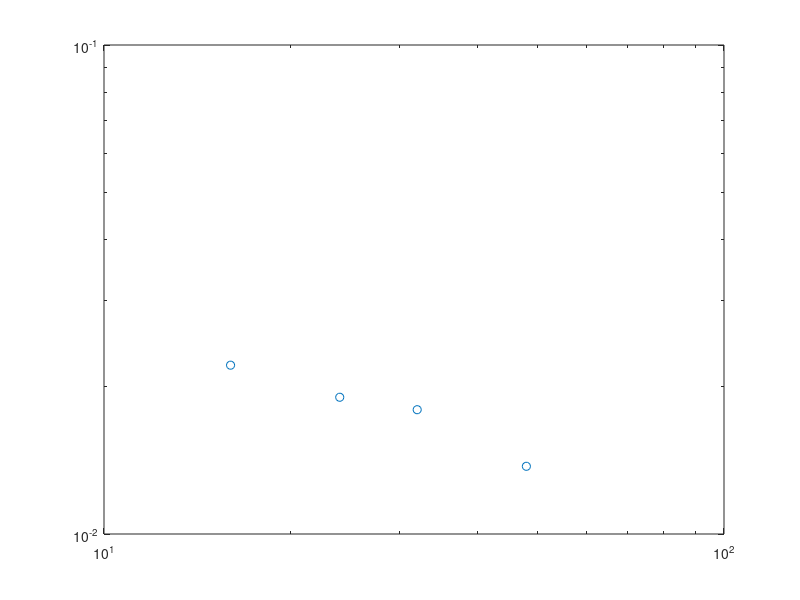

The MATLAB script that drew this image: (Note: this script raises an error after producing the figure.)
Lx = [16,24, 32,  48];
A_cdw = [0.022143, 0.019039,0.017955, 0.013755];
h1 = loglog(Lx, A_cdw,'o');hold on;



fit_x = Lx;
p = fit(log(Lx([1:2,4])'),log(A_cdw([1:2,4])'),'poly1');
fprintf('Kc=%.5f\n',-p.p1*2);
x = fit_x(1):0.5:fit_x(end);
fl=loglog(Lx,exp(p.p2)*(Lx).^p.p1,'-.');
T=text(30,0.02,['$K_{c}=',num2str(-p.p1*2),'$']);
set(T,'Interpreter','latex');
set(T,'Fontsize',28);

%stop at middle to see if measurement different

set(gca,'fontsize',24);
set(gca,'linewidth',1.5);
set(get(gca,'Children'),'linewidth',3); % Set line width 1.5 pounds
set(h1,'markersize',10);
xlabel('$L_x$','Interpreter','latex');
ylabel('$A_{cdw}$','Interpreter','latex');
set(get(gca,'XLabel'),'FontSize',24); 
set(get(gca,'YLabel'),'FontSize',24); 
